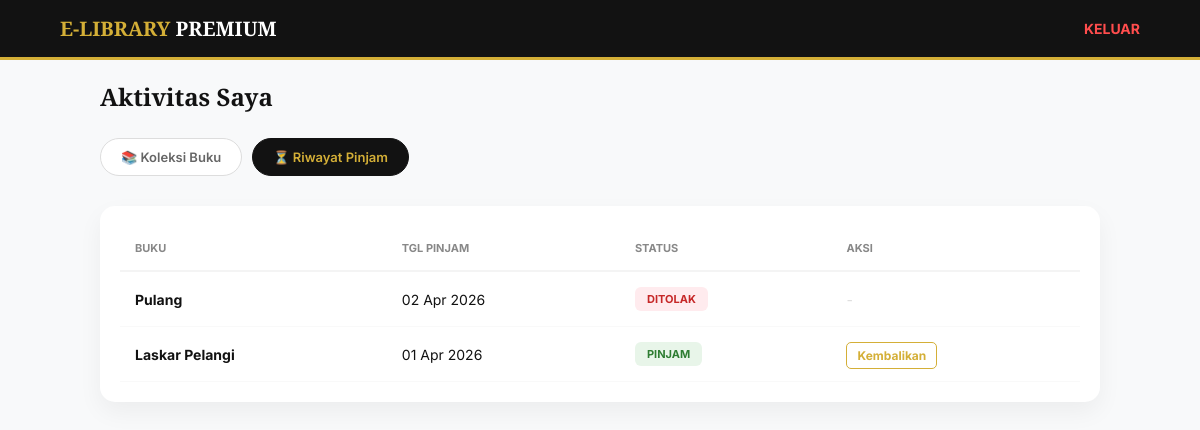
Page /riwayat_pinjam.php (signed in) on the committed database.
### tables this page shows
CREATE TABLE `transaksi` (
  `id_transaksi` int(11) NOT NULL,
  `id_user` int(11) DEFAULT NULL,
  `id_buku` int(11) DEFAULT NULL,
  `tgl_pinjam` date DEFAULT NULL,
  `tgl_kembali` date DEFAULT NULL,
  `status` enum('pending','pinjam','kembali','ditolak') DEFAULT 'pending'
);

CREATE TABLE `buku` (
  `id_buku` int(11) NOT NULL,
  `judul` varchar(255) NOT NULL,
  `penulis` varchar(100) DEFAULT NULL,
  `penerbit` varchar(100) DEFAULT NULL,
  `stok` int(11) DEFAULT 0
);

### riwayat_pinjam.php (the view, shortened to what this page needs)
<?php
include 'db/koneksi.php';
$id_user = $_SESSION['id_user'];
?>
<!DOCTYPE html>
<html lang="id">
<head>
</head>
<body>
    <div class="navbar">
        <h1>E-LIBRARY <span style="color:white;">PREMIUM</span></h1>
        <a href="logout.php">KELUAR</a>
    </div>
    <div class="container">
        <div class="header-section">
            <h2>Aktivitas Saya</h2>
        </div>
        <div class="nav-menu">
            <a href="dashboard_user.php" class="nav-link">📚 Koleksi Buku</a>
            <a href="riwayat_pinjam.php" class="nav-link active">⏳ Riwayat Pinjam</a>
        </div>
        <div class="table-card">
            <table>
                <thead>
                    <tr>
                        <th>Buku</th>
                        <th>Tgl Pinjam</th>
                        <th>Status</th>
                        <th>Aksi</th>
                    </tr>
                </thead>
                <tbody>
                    <?php
                    $res = mysqli_query($conn, "SELECT transaksi.*, buku.judul
                                                FROM transaksi
                                                JOIN buku ON transaksi.id_buku = buku.id_buku
                                                WHERE transaksi.id_user = '$id_user'
                                                ORDER BY transaksi.id_transaksi DESC");
                    if (mysqli_num_rows($res) > 0) {
                        while($row = mysqli_fetch_assoc($res)) {
                            $st = $row['status'];
                            $badge_class = "bg-pending";
                            if($st == 'pinjam') $badge_class = "bg-pinjam";
                            if($st == 'ditolak') $badge_class = "bg-ditolak";
                        ?>
                        <tr>
                            <td><strong><?= $row['judul']; ?></strong></td>
                            <td><?= date('d M Y', strtotime($row['tgl_pinjam'])); ?></td>
                            <td><span class="badge <?= $badge_class; ?>"><?= $st; ?></span></td>
                            <td>
                                <?php if($st == 'pinjam'): ?>
                                    <a href="riwayat_pinjam.php?kembali=<?= $row['id_transaksi']; ?>"
                                       class="btn-kembali"
                                       onclick="return confirm('Kembalikan buku ini?')">Kembalikan</a>
                                <?php else: ?>
                                    <span style="color: #ddd;">-</span>
                                <?php endif; ?>
                            </td>
                        </tr>
                        <?php }
                    } ?>
                </tbody>
            </table>
        </div>
    </div>
</body>
</html>

### riwayat_pinjam.php (style rules this page uses)
:root { --gold: #D4AF37; --dark: #121212; --white: #ffffff; --gray: #f8f9fa; }
body { font-family: 'Inter', sans-serif; margin: 0; background-color: var(--gray); color: var(--dark); }
.navbar { background: var(--dark); padding: 15px 5%; display: flex; justify-content: space-between; align-items: center; color: var(--gold); position: sticky; top: 0; z-index: 1000; border-bottom: 3px solid var(--gold); }
.navbar h1 { font-family: 'Playfair Display', serif; margin: 0; font-size: 20px; }
.navbar a { color: #ff4d4d; text-decoration: none; font-size: 14px; font-weight: bold; }
.container { padding: 20px 5%; max-width: 1000px; margin: auto; }
.header-section { margin-bottom: 25px; }
.header-section h2 { margin: 0; font-family: 'Playfair Display', serif; font-size: 24px; }
.nav-menu { display: flex; gap: 10px; margin-bottom: 25px; overflow-x: auto; padding-bottom: 5px; }
.nav-link { text-decoration: none; color: #666; background: white; padding: 10px 20px; border-radius: 30px; font-size: 13px; font-weight: 600; border: 1px solid #ddd; transition: 0.3s; white-space: nowrap; }
.nav-link.active { background: var(--dark); color: var(--gold); border-color: var(--dark); }
.table-card { background: white; border-radius: 15px; padding: 20px; box-shadow: 0 10px 25px rgba(0,0,0,0.05); overflow-x: auto; }
table { width: 100%; border-collapse: collapse; min-width: 500px; }
table th { text-align: left; padding: 15px; color: #888; font-size: 11px; text-transform: uppercase; border-bottom: 2px solid #f4f4f4; }
table td { padding: 15px; border-bottom: 1px solid #f9f9f9; font-size: 14px; }
.badge { padding: 5px 12px; border-radius: 6px; font-size: 11px; font-weight: 700; text-transform: uppercase; display: inline-block; }
.bg-pinjam { background: #e8f5e9; color: #2e7d32; }
.bg-ditolak { background: #ffebee; color: #c62828; }
.btn-kembali { color: var(--gold); text-decoration: none; font-weight: bold; font-size: 12px; border: 1px solid var(--gold); padding: 5px 10px; border-radius: 5px; transition: 0.3s; }

### rows in the picture
transaksi: id_buku.judul "Pulang", tgl_pinjam "02 Apr 2026", status "DITOLAK"
transaksi: id_buku.judul "Laskar Pelangi", tgl_pinjam "01 Apr 2026", status "PINJAM"
